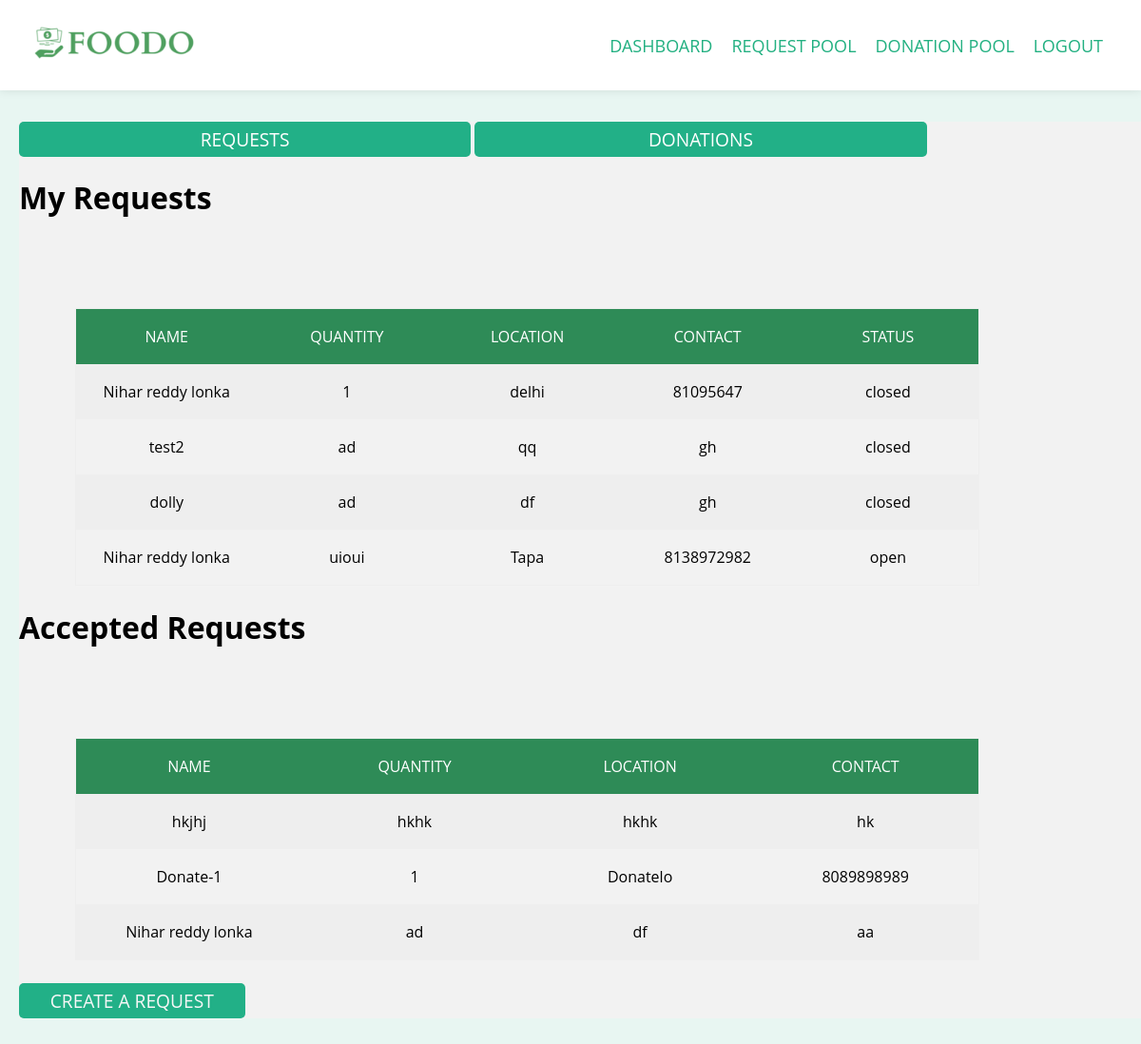
Page /Dashboard (signed in) on the committed database.
### tables this page shows
CREATE TABLE Requests (requestid INTEGER PRIMARY KEY ,name TEXT,quantity TEXT, location TEXT,contact TEXT,uid TEXT,donorid TEXT,status TEXT, FOREIGN KEY(uid) REFERENCES Users(uid));

### app.py (the view)
@app.route("/Dashboard", methods=['POST', 'GET'])
def Dashboard():
    if request.method == 'GET':
        con = sqlite3.connect('database.db')
        try:
            with sqlite3.connect("database.db") as con:
                uid = int(session['uid'])
                cur = con.cursor()
                cur.execute(
                    "SELECT * FROM Requests where uid =(?)", str(uid))
                con.commit()
                requestlist = cur.fetchall()
                cur.execute(
                    "SELECT * FROM Requests where donorid =(?)", str(uid))
                con.commit()
                acceptedrequestlist = cur.fetchall()
                cur.execute(
                    "SELECT * FROM Donations where uid =(?)", str(uid))
                con.commit()
                donationlist = cur.fetchall()
                cur.execute(
                    "SELECT * FROM Donations where requestorid =(?)", str(uid))
                con.commit()
                accepteddonationlist = cur.fetchall()
                msg = "Record successfully added"
        except Exception as e:
            con.rollback()
            msg = str(e)
        finally:
            con.close()
    return render_template('Landing.html', requestlist=requestlist, donationlist=donationlist, accepteddonationlist=accepteddonationlist, acceptedrequestlist=acceptedrequestlist)

### templates/Landing.html (shortened to what this page needs)
<!DOCTYPE html>
<html>
<head>
  <link
  rel="stylesheet"
  href="{{ url_for('static', filename='css/style.css') }}"
/>
</head>
<body>
  <div class="main">
    <nav class="navbar">
      <div class="nav-container">
        <a href="#" class="nav-logo"><img src="Logo2.ico" alt="logo" class="logo"></a>
        <div class="nav-menu">
          <ul class="nav-list">
            <li class="nav-item">
              <a
                href="{{ url_for('.Dashboard', _anchor='exactlocation') }}"
                class="nav-link"
                >DASHBOARD</a
              >
            </li>
            <li class="nav-item">
              <a
                href="{{ url_for('.Requestlist', _anchor='exactlocation') }}"
                class="nav-link"
                >REQUEST POOL</a
              >
            </li>
            <li class="nav-item">
              <a
                href="{{ url_for('.Donationlist', _anchor='exactlocation') }}"
                class="nav-link"
                >DONATION POOL</a
              >
            </li>
            <li class="nav-item">
              <a
                href="{{ url_for('.homeiu', _anchor='exactlocation') }}"
                class="nav-link"
                >LOGOUT</a
              >
            </li>
          </ul>
        </div>
      </div>
    </nav>
    <div class="conati" id = "jol">
      <div class = "signform-btn">
      <button class = "signform-submit-btn-green"id ="link1" type="button">REQUESTS</button>
     <button class= "signform-submit-btn-green" id="link2" type="button">DONATIONS</button>
     </div>
      <div class="tab-content">
        <div id="tab1">
      <h1>My Requests</h1>
      <div>
        <div class="table">
          <div class="table-header">
            <div class="header__item">
              <a id="name" class="filter__link" href="#">Name</a>
            </div>
            <div class="header__item">
              <a id="wins" class="filter__link filter__link--number" href="#">Quantity</a>
            </div>
            <div class="header__item">
              <a id="wins" class="filter__link filter__link--number" href="#">Location</a>
            </div>
            <div class="header__item">
              <a id="wins" class="filter__link filter__link--number" href="#">Contact</a>
            </div>
            <div class="header__item">
              <a id="wins" class="filter__link filter__link--number" href="#">Status</a>
            </div>
          </div>
          <div class="table-content">
            {%if requestlist%}
              {% for row in requestlist %}
              <div class="table-row">
              <div class="table-data">{{row[1]}}</div>
              <div class="table-data">{{row[2]}}</div>
              <div class="table-data">{{row[3]}}</div>
              <div class="table-data">{{row[4]}}</div>
              <div class="table-data">{{row[7]}}</div>
            </div>
            {% endfor %}
            {% else %}
            <p style="text-align: center;">No Requests</p>
            {% endif %}
          </div>
        </div>
      </div>
      <h1>Accepted Requests</h1>
      <div>
        <div class="table">
          <div class="table-header">
            <div class="header__item">
              <a id="name" class="filter__link" href="#">Name</a>
            </div>
            <div class="header__item">
              <a id="wins" class="filter__link filter__link--number" href="#">Quantity</a>
            </div>
            <div class="header__item">
              <a id="wins" class="filter__link filter__link--number" href="#">Location
              </a>
            </div>
            <div class="header__item">
              <a id="wins" class="filter__link filter__link--number" href="#">Contact</a>
            </div>
          </div>
          <div class="table-content">
            {% if acceptedrequestlist %}
            {% for row in acceptedrequestlist %}
            <div class="table-row">
              <div class="table-data">{{row[1]}}</div>
              <div class="table-data">{{row[2]}}</div>
              <div class="table-data">{{row[3]}}</div>
              <div class="table-data">{{row[4]}}</div>
            </div>
            {% endfor %}
            {% else %}
            <p style="text-align:center;">No Requests</p>
            {% endif %}
          </div>
        </div>
      </div>
      <div class="btn-left">
        <div class="signform-btn">
          <button class="signform-submit-btn-green">
            <a  href="{{ url_for('.createRequest', _anchor='exactlocation') }}">CREATE A REQUEST</a>
          </button>
        </div>
      </div>
        </div>
      </div>
    </div>
</body>
</html>

### static/css/style.css (style rules this page uses)
* { background-color: #008CBA margin: 10px; padding: 0px; box-sizing: border-box; font-family: "Open Sans", sans-serif; }
body { width: 100vw; background: rgba(34, 176, 129, 0.1); background-position: center; background-size: cover; height: 100vh; background-attachment: scroll; }
body, html { overflow-x: hidden; }
a { text-decoration: none; }
::placeholder { color: black; }
.main { height: 100%; min-height: calc(100vh - 120px); padding-bottom: 60px; }
.navbar { background-color: white; padding: 20px; box-shadow: 0px 0px 10px rgba(0, 0, 0, 0.1); position: fixed; top: 0; left: 0; width: 100%; z-index: 9999; }
.nav-container { display: flex; align-items: center; justify-content: space-between; max-width: 100%; margin: 0 auto; }
.nav-logo .logo { height: 50px; width: 200px; object-fit: cover; }
.nav-menu { display: flex; align-items: center; }
.nav-list { list-style: none; margin: 0; padding: 0; display: flex; }
.nav-item { margin-right: 20px; color: white; }
.nav-link { font-size: 18px; color: #22b081; text-decoration: none; transition: all 0.3s ease-in-out; }
.signform-btn { display: inline-flexbox; }
.signform-submit-btn-green { width: 40%; padding: 5px; background-color: #22b087; color: #fff; border: none; border-radius: 5px; font-size: 1.2rem; cursor: pointer; transition: all 0.3s ease-in-out; }
.signform-submit-btn-green a { color: #f7f7f7; }
.table { margin-top: 8%; width: 80%; border: 1px solid #eee; margin-left: 5%; }
.table-header { display: flex; width: 100%; background: #2E8B57; padding: 18px 0; }
.table-row { display: flex; width: 100%; padding: 18px 0; }
.table-row:nth-of-type(odd) { background: #eee; }
.table-data, .header__item { flex: 1 1 20%; text-align: center; }
.header__item { text-transform: uppercase; }
.filter__link { color: white; text-decoration: none; position: relative; display: inline-block; padding-left: 24px; padding-right: 24px; }
.filter__link::after { content: ''; position: absolute; right: -18px; color: white; font-size: 12px; top: 50%; transform: translateY(-50%); }
.conati { margin-left: 1%; background-color: #f2f2f2; margin-top: 10%; }
.btn-left { margin-top: 2%; width: 50%; }
div.tab-content { display: flexbox ; }

### rows in the picture
Requests: name "Nihar reddy lonka", quantity "1", location "delhi", contact "81095647", status "closed"
Requests: name "test2", quantity "ad", location "qq", contact "gh", status "closed"
Requests: name "dolly", quantity "ad", location "df", contact "gh", status "closed"
Requests: name "Nihar reddy lonka", quantity "uioui", location "Tapa", contact "8138972982", status "open"
Requests: name "hkjhj", quantity "hkhk", location "hkhk", contact "hk"
Requests: name "Donate-1", quantity "1", location "Donatelo", contact "8089898989"
Requests: name "Nihar reddy lonka", quantity "ad", location "df", contact "aa"
